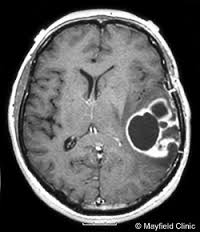
#> input picture Image_Processing/10_Image_Matching/brain.jpg, 200 x 232 px
$ python Image_Pyramid.py --image ../10_Image_Matching/brain.jpg
#> lines starting #> are read from the running program, lines starting #| are printed output that depends on the picture
#> further down, image is the input picture: shape (232, 200, 3); min 0, max 255, mean 90.7

import cv2
import numpy as np
import argparse
from matplotlib import pyplot as plt

# ------------------- Function to do Gaussian image pyramid ------------------- #
def Gaussian_Image_pyramid(img):

    lower_1 = cv2.pyrDown(img)
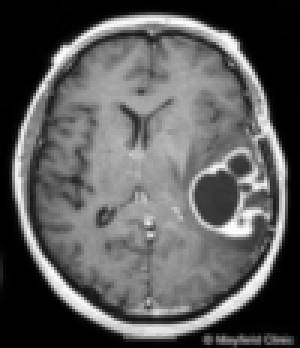
#> lower_1: shape (116, 100, 3) (shown 3 times larger); min 0, max 253, mean 90.7
    lower_2 = cv2.pyrDown(lower_1)
    lower_3 = cv2.pyrDown(lower_2)
    lower_4 = cv2.pyrDown(lower_3)

    higher_4 = cv2.pyrUp(lower_4)
    higher_3 = cv2.pyrUp(higher_4)
    higher_2 = cv2.pyrUp(higher_3)
    higher_1 = cv2.pyrUp(higher_2)

    # show result
    plt.subplot(231),plt.imshow(cv2.cvtColor(img, cv2.COLOR_BGR2RGB))
    plt.title('Original Image'), plt.xticks([]), plt.yticks([])
    plt.subplot(232),plt.imshow(cv2.cvtColor(lower_2, cv2.COLOR_BGR2RGB))
    plt.title('Down Image'), plt.xticks([]), plt.yticks([])
    plt.subplot(233),plt.imshow(cv2.cvtColor(lower_4, cv2.COLOR_BGR2RGB))
    plt.title('Down Image'), plt.xticks([]), plt.yticks([])
    plt.subplot(234),plt.imshow(cv2.cvtColor(lower_4, cv2.COLOR_BGR2RGB))
    plt.title('Process Image'), plt.xticks([]), plt.yticks([])
    plt.subplot(235),plt.imshow(cv2.cvtColor(higher_3, cv2.COLOR_BGR2RGB))
    plt.title('Up Image'), plt.xticks([]), plt.yticks([])
    plt.subplot(236),plt.imshow(cv2.cvtColor(higher_1, cv2.COLOR_BGR2RGB))
    plt.title('Up Image'), plt.xticks([]), plt.yticks([])

    plt.show()
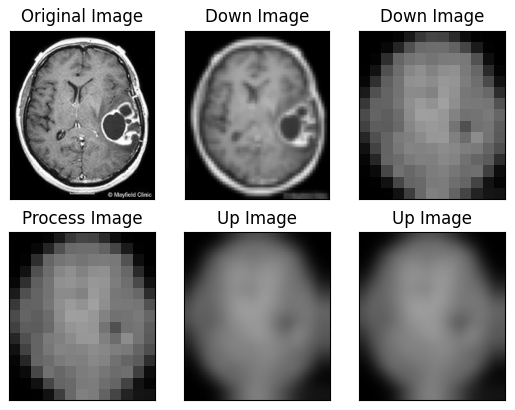
#> figure drawn by matplotlib, 6 panels

# ------------------- Function to do Laplacian image pyramid ------------------- #
def Laplacian_Image_pyramid(img):
    lower_1 = cv2.pyrDown(img)
    lower_2 = cv2.pyrDown(lower_1)
    lower_3 = cv2.pyrDown(lower_2)
    lower_4 = cv2.pyrDown(lower_3)

    higher_4 = cv2.pyrUp(lower_4, dstsize = (lower_3.shape[1], lower_3.shape[0]))
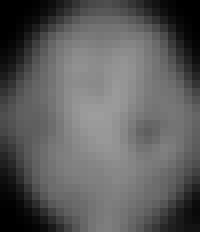
#> higher_4: shape (29, 25, 3) (shown 8 times larger); min 0, max 156, mean 92.1
    Laplacian_3 = cv2.subtract(lower_3, higher_4)
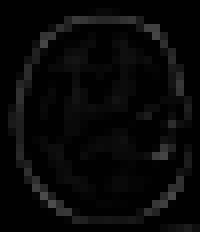
#> Laplacian_3: shape (29, 25, 3) (shown 8 times larger); min 0, max 78, mean 7.8

    higher_3 = cv2.pyrUp(lower_3, dstsize = (lower_2.shape[1], lower_2.shape[0]))
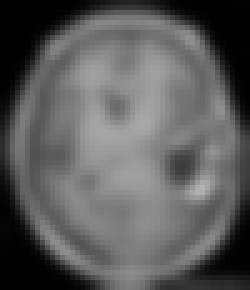
#> higher_3: shape (58, 50, 3) (shown 5 times larger); min 0, max 179, mean 91.2
    Laplacian_2 = cv2.subtract(lower_2, higher_3)

    higher_2 = cv2.pyrUp(lower_2, dstsize = (lower_1.shape[1], lower_1.shape[0]))
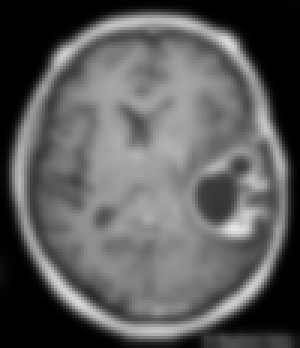
#> higher_2: shape (116, 100, 3) (shown 3 times larger); min 0, max 231, mean 90.8
    Laplacian_1 = cv2.subtract(lower_1, higher_2)
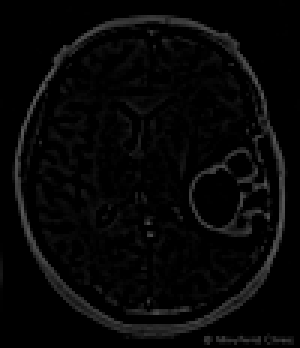
#> Laplacian_1: shape (116, 100, 3) (shown 3 times larger); min 0, max 94, mean 6.8

    # show result (should trun the screen brighter to see the result)
    plt.subplot(131),plt.imshow(cv2.cvtColor(Laplacian_3, cv2.COLOR_BGR2RGB))
    plt.title('lap_3 Image'), plt.xticks([]), plt.yticks([])
    plt.subplot(132),plt.imshow(cv2.cvtColor(Laplacian_2, cv2.COLOR_BGR2RGB))
    plt.title('lap_2 Image'), plt.xticks([]), plt.yticks([])
    plt.subplot(133),plt.imshow(cv2.cvtColor(Laplacian_1, cv2.COLOR_BGR2RGB))
    plt.title('lap_1 Image'), plt.xticks([]), plt.yticks([])

    plt.show()

# -------------------------- main -------------------------- #
if __name__ == '__main__':
    # read one input from terminal
    # (1) command line >> python Image_Pyramid.py -i dog.jpg

    ap = argparse.ArgumentParser()
    ap.add_argument("-i", "--image", required=True, help="Path to the input image")
    args = vars(ap.parse_args())

    # Read image
    image = cv2.imread(args["image"])

    ## Functions
    Gaussian_Image_pyramid(image)
    Laplacian_Image_pyramid(image)


# Reference:
# Website: OpenCV-Python Document
# Link: https://opencv-python-tutroals.readthedocs.io/en/latest/py_tutorials/py_imgproc/py_pyramids/py_pyramids.html
